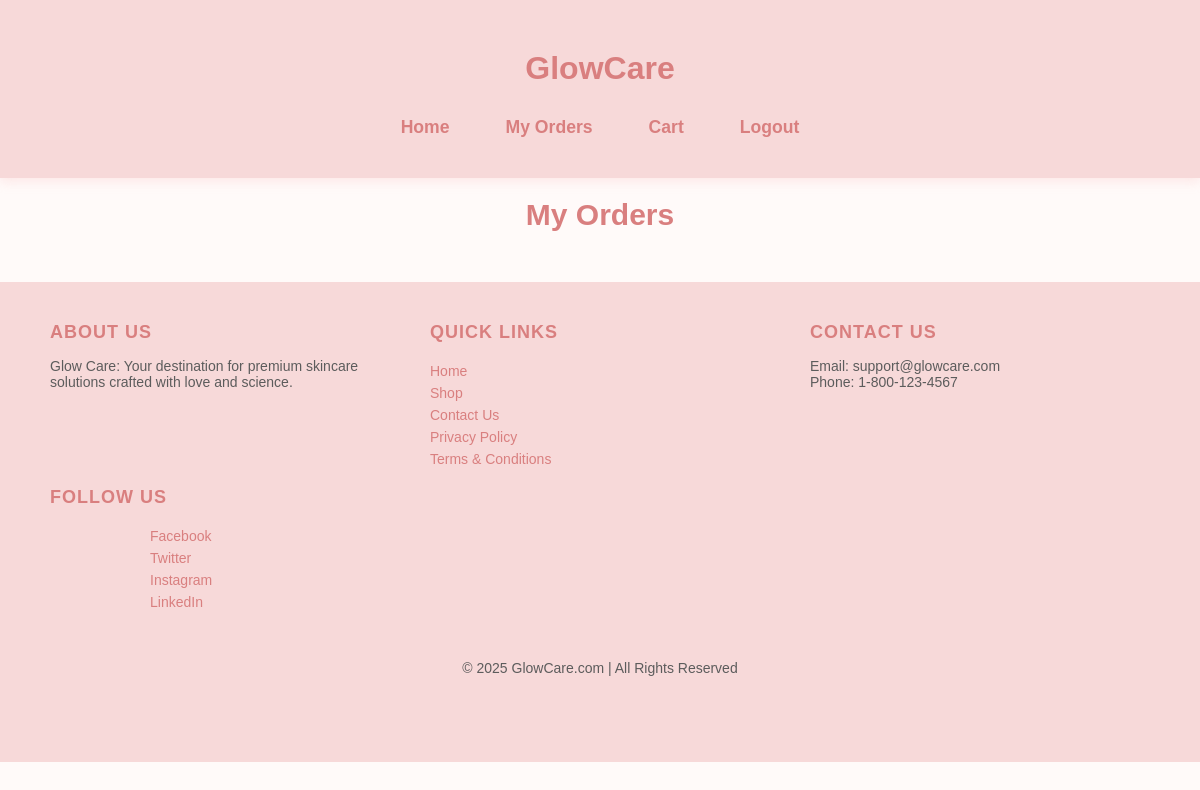
/user/orders/ (signed in), run on an earlier commit of the app's database.
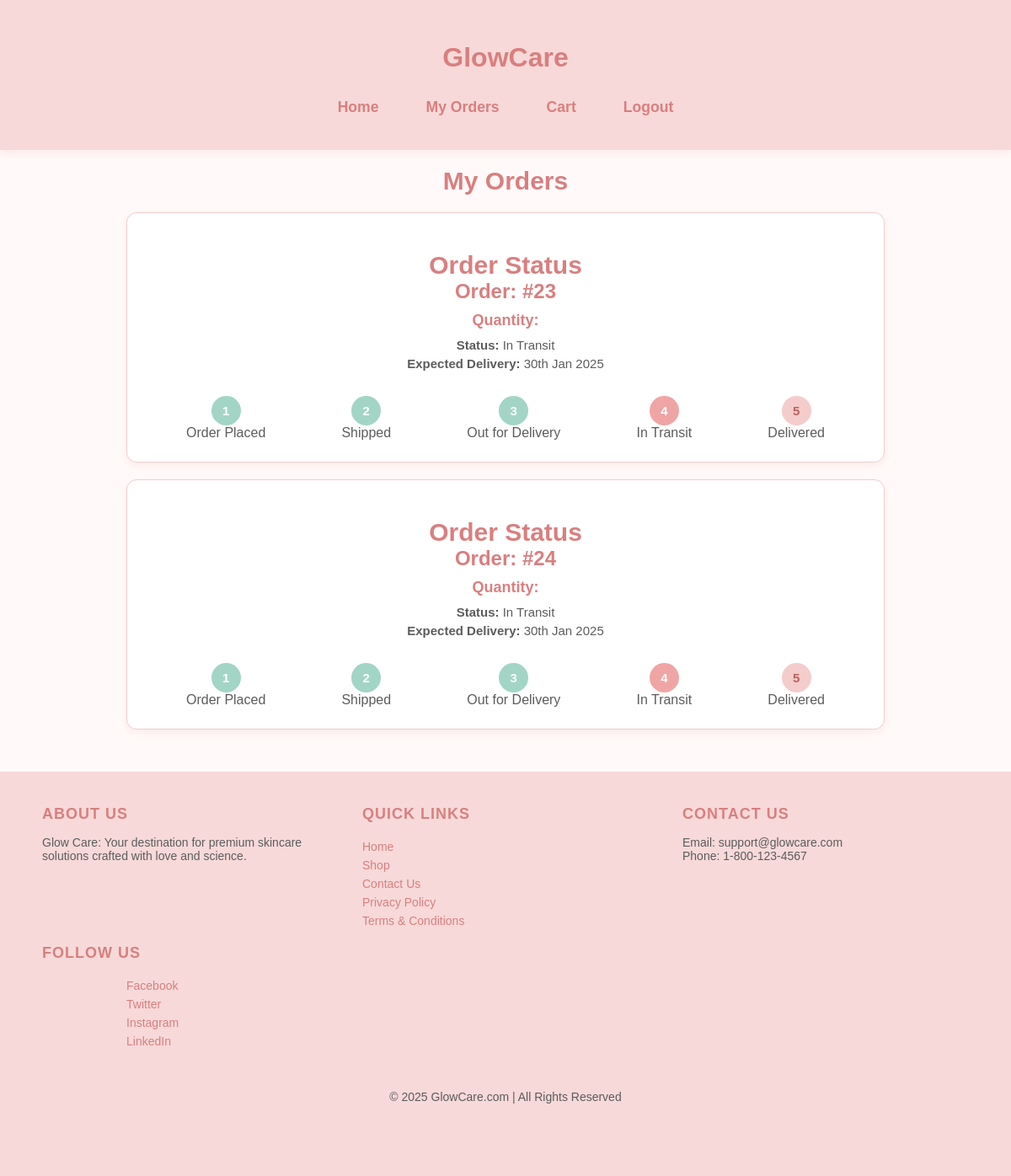
And on a later commit of the database.
### app/models.py (models this page shows, shortened)
class Order(models.Model):
    user = models.ForeignKey(User, on_delete=models.CASCADE)
    ordered_at = models.DateTimeField(auto_now_add=True)
    status = models.CharField(max_length=100, default="Pending")

### app/views.py (the view)
# urls.py: path('user/orders/', views.user_orders, name='user_orders'),
@login_required(login_url='login')  # Ensure user is logged in before proceeding
def user_orders(request):
    orders = Order.objects.filter(user=request.user)
    return render(request, 'user_orders.html', {'orders': orders})

### templates/user_orders.html (shortened to what this page needs)
<!DOCTYPE html>
<html lang="en">
<head>
    {% load static %}
    <link rel="stylesheet" href="{% static 'css/user_order.css' %}">
</head>
<body>
    <header>
        <h1>GlowCare</h1>
        <nav>
            <a href="/">Home</a>
            <a href="{% url 'user_orders' %}">My Orders</a>
            <a href="{% url 'view_cart' %}">Cart</a>
            <a href="{% url 'logout' %}">Logout</a>
        </nav>
    </header>
    <h1>My Orders</h1>
    <div class="main">
    <ul>
        {% for order in orders %}
            <li>
                <div class="order-status-container">
                    <h1>Order Status</h1>
                    <div class="order-summary">
                        <h2>Order: #{{ order.id }}</h2>
                        <h5>Quantity: {{ order.quantity }}</h5>
                        <p><strong>Status:</strong> In Transit</p>
                        <p><strong>Expected Delivery:</strong> 30th Jan 2025</p>
                    </div>
                    <div class="status-timeline">
                        <div class="status-step completed">
                            <div class="status-circle">1</div>
                            <p>Order Placed</p>
                        </div>
                        <div class="status-step completed">
                            <div class="status-circle">2</div>
                            <p>Shipped</p>
                        </div>
                        <div class="status-step completed">
                            <div class="status-circle">3</div>
                            <p>Out for Delivery</p>
                        </div>
                        <div class="status-step current">
                            <div class="status-circle">4</div>
                            <p>In Transit</p>
                        </div>
                        <div class="status-step">
                            <div class="status-circle">5</div>
                            <p>Delivered</p>
                        </div>
                    </div>
                </div>
                </li>
        {% endfor %}
    </ul></div>
    <footer>
        <div class="footer-container">
          <div class="footer-section">
            <h4>About Us</h4>
            <p>Glow Care: Your destination for premium skincare solutions crafted with love and science.</p>
          </div>
          <div class="footer-section">
            <h4>Quick Links</h4>
            <ul>
              <li><a href="/home">Home</a></li>
              <li><a href="/shop">Shop</a></li>
              <li><a href="/contact">Contact Us</a></li>
              <li><a href="/privacy-policy">Privacy Policy</a></li>
              <li><a href="/terms">Terms & Conditions</a></li>
            </ul>
          </div>
          <div class="footer-section">
            <h4>Contact Us</h4>
            <p>Email: support@glowcare.com</p>
            <p>Phone: 1-800-123-4567</p>
          </div>
          <div class="footer-section">
            <h4>Follow Us</h4>
            <ul>
              <li><a href="https://facebook.com/glowcare">Facebook</a></li>
              <li><a href="https://twitter.com/glowcare">Twitter</a></li>
              <li><a href="https://instagram.com/glowcare">Instagram</a></li>
              <li><a href="https://linkedin.com/company/glowcare">LinkedIn</a></li>
            </ul>
          </div>
        </div>
        <div class="footer-bottom">
          <p>&copy; 2025 GlowCare.com | All Rights Reserved</p>
        </div>
      </footer>
</body>
</html>

What changed in the data, as far as the page shows it:
added Order: id "23"
added Order: id "24"
